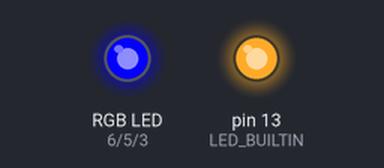
Bench run of a sketch on a simulated Arduino Uno, built with avr-gcc and run on an emulated ATmega328P. Parts: an RGB LED mixed from three pins (HIGH = lit), output pins drawn as LEDs (lit = HIGH). Dim RGB values are drawn brighter than linear.

Above: at 0.05 s.
At 1.15 s:
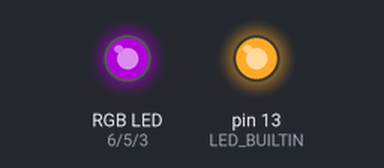
At 2.3 s:
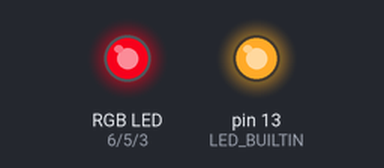
At 4.6 s:
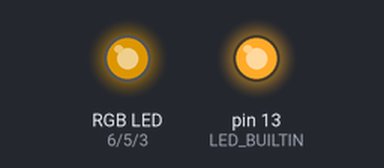
At 6.9 s:
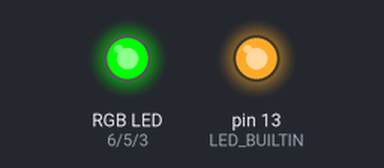
At 9.2 s:
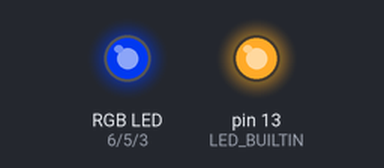
Timing chart, 0 to 13.9 s (numbered marks = the images above):
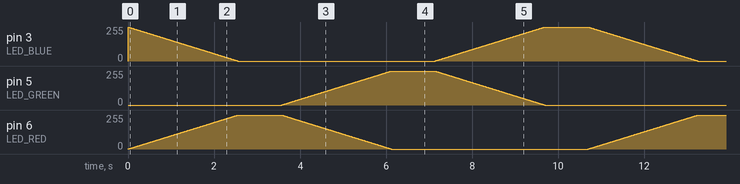

The sketch:

Task3.ino.ino
```cpp
#define LED_RED 6
#define LED_GREEN 5
#define LED_BLUE 3


void initLeds() {
  pinMode(LED_BUILTIN, OUTPUT);
  digitalWrite(LED_BUILTIN, HIGH);

  pinMode(LED_RED, OUTPUT);
  digitalWrite(LED_RED, HIGH);

  pinMode(LED_GREEN, OUTPUT);
  digitalWrite(LED_GREEN, LOW);

  pinMode(LED_BLUE, OUTPUT);
  digitalWrite(LED_BLUE, LOW);
}

void changeColor(int color, int prev_color) {
  for (int i = 0; i <= 255; i++) {
    analogWrite(color, i);
    analogWrite(prev_color, 255 - i);
    delay(10);
  }
}

void setup() {
  initLeds();
  analogWrite(LED_RED, 255);
}

void loop() {
  changeColor(LED_RED, LED_BLUE);
  delay(1000);
  changeColor(LED_GREEN, LED_RED);
  delay(1000);
  changeColor(LED_BLUE, LED_GREEN);
  delay(1000);
}
```
